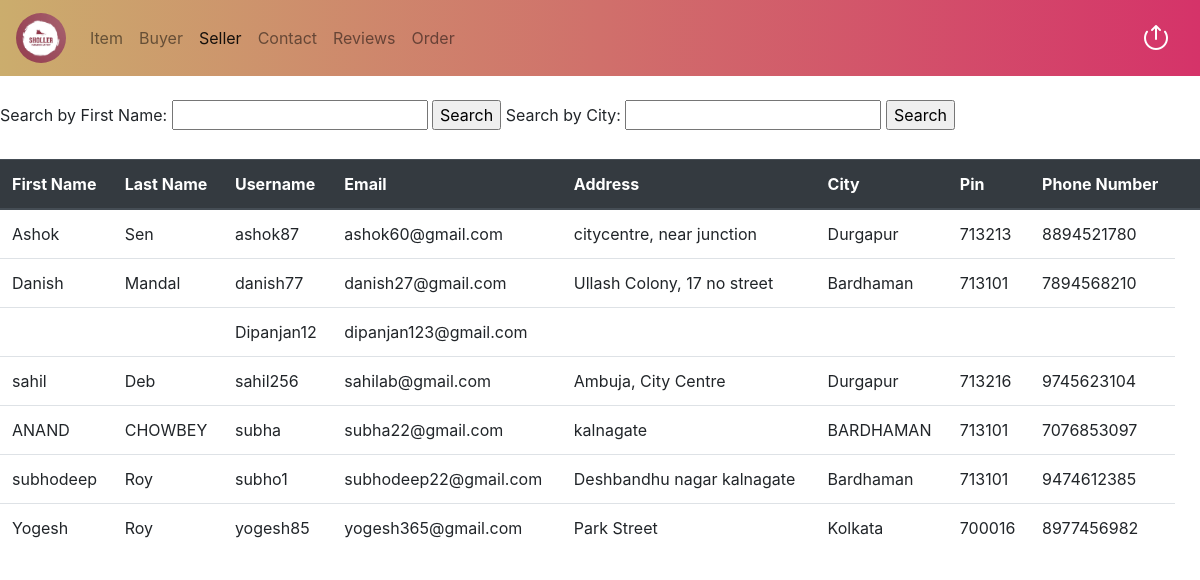
The app's page /admin/admin_seller.php with its own data.
### tables this page shows
CREATE TABLE `seller` (
  `FNAME` varchar(15) DEFAULT NULL,
  `LNAME` varchar(15) DEFAULT NULL,
  `USERNAME` varchar(10) NOT NULL,
  `EMAIL_ID` varchar(50) DEFAULT NULL,
  `PASSWORD` varchar(10) DEFAULT NULL,
  `ADDRESS` varchar(30) DEFAULT NULL,
  `CITY` varchar(30) DEFAULT NULL,
  `PIN` varchar(30) DEFAULT NULL,
  `PHONE_NUMBER` varchar(10) DEFAULT NULL,
  `SECURITY_QUES` varchar(4) DEFAULT NULL
);

### admin/admin_seller.php (the view, shortened to what this page needs)
<!doctype html>
<html lang="en">
  <head>
    <link rel="stylesheet" href="https://cdn.jsdelivr.net/npm/bootstrap@4.6.2/dist/css/bootstrap.min.css">
  </head>
  <body>
      <nav class="navbar navbar-expand-lg navbar-light bg-gradient-nav sticky-top">
        <a class="navbar-brand" href="#">
            <img class="rounded-circle" src="../images/logo.png" width="50" height="50" alt="">
        </a>
        <div class="collapse navbar-collapse" id="navbarSupportedContent">
            <ul class="navbar-nav mr-auto">
            <li class="nav-item ">
                    <a class="nav-link" href="admin_home.php">Item <span class="sr-only">(current)</span></a>
                </li>
                <li class="buyer-item">
                  <a class="nav-link" href="admin_buyer.php">Buyer</a>
              </li>
                <li class="seller-item active">
                    <a class="nav-link" href="admin_seller.php">Seller</a>
                </li>
                <li class="cleansing-item ">
                    <a class="nav-link" href="admin_contact.php">Contact</a>
                </li>
                <li class="cleansing-item ">
                    <a class="nav-link" href="admin_reviews.php">Reviews</a>
                </li><li class="cleansing-item ">
                    <a class="nav-link" href="admin_order.php">Order</a>
                </li>
            </ul>
            <button type="submit" class="btn button-primary"><a  href="logout.php"><img src="../images/icons/logout.png" alt="" width="30px"></a></button>
        </div>
    </nav>
     <?php
    $conn = mysqli_connect('localhost', 'root', '', 'sholler');
    $searchName = $_POST['searchName'] ?? '';
    $searchCity = $_POST['searchCity'] ?? '';
$query = "SELECT * FROM seller WHERE 1=1";
if (!empty($searchName)) {
    $query .= " AND FNAME LIKE '%$searchName%'";
}
elseif (!empty($searchCity)) {
    $query .= " AND CITY = '$searchCity'";
}
elseif (isset($_GET['delete'])) {
        $sellerUsername = $_GET['delete'];
    header('Location: admin_seller.php');
}
 else {
    $query = "SELECT * FROM seller";
}
$result = $conn->query($query);
?>
<br>
<form method="POST" action="admin_seller.php">
        <label for="searchName">Search by First Name:</label>
        <input type="text" name="searchName" id="searchName">
        <input type="submit" value="Search">
        <label for="searchCity">Search by City:</label>
        <input type="text" name="searchCity" id="searchCity">
        <input type="submit" value="Search">
</form>
<br>
    <div class="Item-table">
        <table class="table">
            <thead class="thead-dark">
                <tr>
                    <th scope="col">First Name</th>
                    <th scope="col">Last Name</th>
                    <th scope="col">Username</th>
                    <th scope="col">Email</th>
                    <th scope="col">Address</th>
                    <th scope="col">City</th>
                    <th scope="col">Pin</th>
                    <th scope="col">Phone Number</th>
                    <th scope="col col-sm"></th>
                </tr>
            </thead>
            <tbody>
                <?php
                while ($row = mysqli_fetch_assoc($result)) {
                    echo "<tr>";
                    echo "<td>" . $row['FNAME'] . "</td>";
                    echo "<td>" . $row['LNAME'] . "</td>";
                    echo "<td>" . $row['USERNAME'] . "</td>";
                    echo "<td>" . $row['EMAIL_ID'] . "</td>";
                    echo "<td>" . $row['ADDRESS'] . "</td>";
                    echo "<td>" . $row['CITY'] . "</td>";
                    echo "<td>" . $row['PIN'] . "</td>";
                    echo "<td>" . $row['PHONE_NUMBER'] . "</td>";
                    echo "</tr>";
                }
                ?>
            </tbody>
        </table>
    </div>
  </body>
</html>

### admin/admin_seller.php (style rules this page uses)
.sticky-top { background: -webkit-linear-gradient(to right, #cbad6d, #d53369); background: linear-gradient(to right, #cbad6d, #d53369); }

### records on screen
seller: FNAME "Ashok", LNAME "Sen", USERNAME "ashok87", EMAIL_ID "ashok60@gmail.com", ADDRESS "citycentre, near junction", CITY "Durgapur", PIN "713213", PHONE_NUMBER "8894521780"
seller: FNAME "Danish", LNAME "Mandal", USERNAME "danish77", EMAIL_ID "danish27@gmail.com", ADDRESS "Ullash Colony, 17 no street", CITY "Bardhaman", PIN "713101", PHONE_NUMBER "7894568210"
seller: USERNAME "Dipanjan12", EMAIL_ID "dipanjan123@gmail.com"
seller: FNAME "sahil", LNAME "Deb", USERNAME "sahil256", EMAIL_ID "sahilab@gmail.com", ADDRESS "Ambuja, City Centre", CITY "Durgapur", PIN "713216", PHONE_NUMBER "9745623104"
seller: FNAME "ANAND", LNAME "CHOWBEY", USERNAME "subha", EMAIL_ID "subha22@gmail.com", ADDRESS "kalnagate", CITY "BARDHAMAN", PIN "713101", PHONE_NUMBER "7076853097"
seller: FNAME "subhodeep", LNAME "Roy", USERNAME "subho1", EMAIL_ID "subhodeep22@gmail.com", ADDRESS "Deshbandhu nagar kalnagate", CITY "Bardhaman", PIN "713101", PHONE_NUMBER "9474612385"
seller: FNAME "Yogesh", LNAME "Roy", USERNAME "yogesh85", EMAIL_ID "yogesh365@gmail.com", ADDRESS "Park Street", CITY "Kolkata", PIN "700016", PHONE_NUMBER "8977456982"
